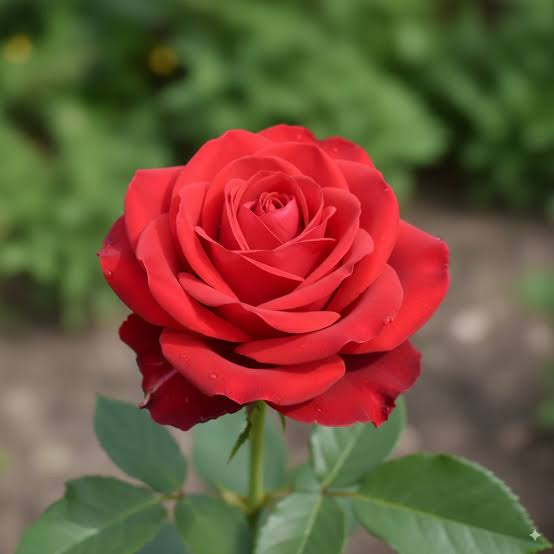
#> input picture input/images.jpg, 554 x 554 px
$ python prewitt.py   (older library calls are emulated)
#> lines starting #> are read from the running program, lines starting #| are printed output that depends on the picture; after the words box and inside, x2 and y2 are one past the last pixel; in counts of white or black regions, pixels touching at a corner belong together
### chon_anh.py
"""
Module dùng chung: chọn ảnh bằng hộp thoại và lưu ảnh an toàn.
Các file khác chỉ cần:  from chon_anh import chon_anh, luu_anh
"""
import os
import numpy as np
import cv2
import tkinter as tk
from tkinter import filedialog


def chon_anh(title="Chọn ảnh", mode=cv2.IMREAD_COLOR):
    """Mở hộp thoại cho người dùng chọn ảnh, trả về (ảnh, đường dẫn).

    - mode = cv2.IMREAD_COLOR      -> ảnh màu BGR
    - mode = cv2.IMREAD_GRAYSCALE  -> ảnh xám
    """
#> called with title = 'Chọn ảnh để phát hiện cạnh Prewitt', mode = 1
    # Tạo cửa sổ tkinter ẩn, chỉ dùng để hiện hộp thoại chọn file
    root = tk.Tk()
    root.withdraw()
    root.attributes("-topmost", True)  # đưa hộp thoại lên trên cùng

    path = filedialog.askopenfilename(
        title=title,
        filetypes=[("Ảnh", "*.jpg *.jpeg *.png *.bmp *.webp"),
                   ("Tất cả", "*.*")],
    )
#> the answer given: input/images.jpg
    root.destroy()

    # Người dùng bấm Cancel -> dừng chương trình
    if not path:
        raise SystemExit("Bạn chưa chọn ảnh!")

    # cv2.imread không đọc được đường dẫn có dấu tiếng Việt,
    # nên đọc bằng np.fromfile rồi giải mã bằng cv2.imdecode
    img = cv2.imdecode(np.fromfile(path, dtype=np.uint8), mode)
#> img is the input picture: shape (554, 554, 3); mean B, G, R 59.3, 83.7, 114.5
    if img is None:
        raise SystemExit(f"Không đọc được ảnh: {path}")

    return img, path


def luu_anh(ten_file, img, thu_muc="results"):
    """Lưu ảnh vào thư mục (tự tạo nếu chưa có). Hỗ trợ đường dẫn Unicode."""
    os.makedirs(thu_muc, exist_ok=True)
    duong_dan = os.path.join(thu_muc, ten_file)
    ext = os.path.splitext(ten_file)[1] or ".png"
    ok, buf = cv2.imencode(ext, img)
    if ok:
        buf.tofile(duong_dan)
        print(f"Đã lưu: {duong_dan}")
    return duong_dan

### prewitt.py
import cv2
import numpy as np
from chon_anh import chon_anh, luu_anh

# BƯỚC 1: Chọn ảnh và chuyển sang ảnh xám (phát hiện cạnh làm trên ảnh xám)
img, path = chon_anh("Chọn ảnh để phát hiện cạnh Prewitt")
#> path = 'input/images.jpg'
gray = cv2.cvtColor(img, cv2.COLOR_BGR2GRAY)

# BƯỚC 2: Hai kernel Prewitt
# kernel_x: phát hiện cạnh DỌC (thay đổi theo chiều ngang)
kernel_x = np.array([
    [-1, 0, 1],
    [-1, 0, 1],
    [-1, 0, 1]
], dtype=np.float32)

# kernel_y: phát hiện cạnh NGANG (thay đổi theo chiều dọc)
kernel_y = np.array([
    [-1, -1, -1],
    [ 0,  0,  0],
    [ 1,  1,  1]
], dtype=np.float32)

# BƯỚC 3: Tích chập ảnh với 2 kernel (dùng CV_32F để giữ giá trị âm)
prewitt_x = cv2.filter2D(gray, cv2.CV_32F, kernel_x)
prewitt_y = cv2.filter2D(gray, cv2.CV_32F, kernel_y)

# BƯỚC 4: Độ lớn gradient = sqrt(Gx^2 + Gy^2) -> cạnh theo mọi hướng
prewitt = cv2.magnitude(prewitt_x, prewitt_y)

# BƯỚC 5: Đưa về uint8 (lấy trị tuyệt đối, giới hạn 0..255) để hiển thị
prewitt_x = cv2.convertScaleAbs(prewitt_x)
prewitt_y = cv2.convertScaleAbs(prewitt_y)
prewitt = cv2.convertScaleAbs(prewitt)
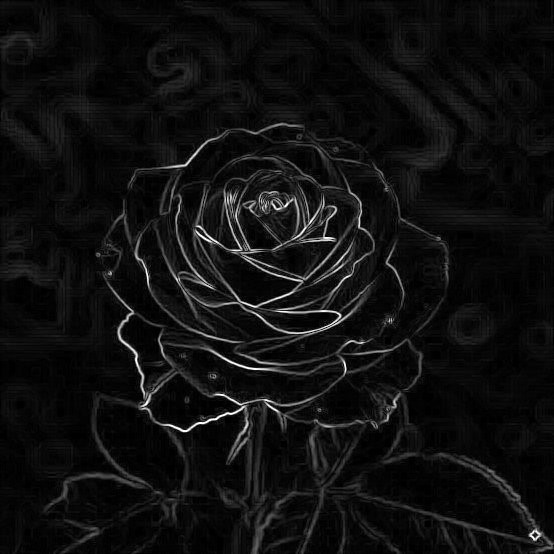
#> prewitt: shape (554, 554); min 0, max 255, mean 15.6

# BƯỚC 6: Resize 4 ảnh về cùng kích thước
size = (400, 300)
img_small = cv2.resize(img, size)
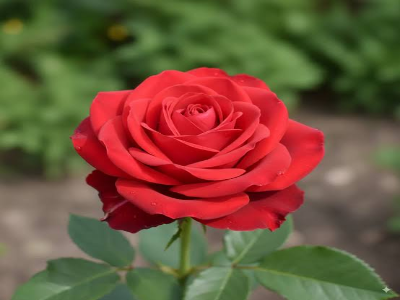
#> img_small: shape (300, 400, 3); mean B, G, R 59.2, 83.6, 114.4
x_small = cv2.resize(prewitt_x, size)
y_small = cv2.resize(prewitt_y, size)
prewitt_small = cv2.resize(prewitt, size)
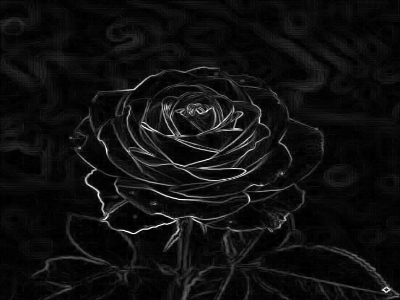
#> prewitt_small: shape (300, 400); min 0, max 255, mean 15.5

# Ảnh xám 1 kênh -> 3 kênh để ghép chung với ảnh màu
x_small = cv2.cvtColor(x_small, cv2.COLOR_GRAY2BGR)
#> x_small: shape (300, 400, 3)
y_small = cv2.cvtColor(y_small, cv2.COLOR_GRAY2BGR)
#> y_small: shape (300, 400, 3)
prewitt_small = cv2.cvtColor(prewitt_small, cv2.COLOR_GRAY2BGR)
#> prewitt_small: shape (300, 400, 3)


# BƯỚC 7: Hàm thêm tiêu đề phía trên mỗi ảnh
def add_label(image, text):
#> called with text = 'Anh goc'
    label = np.zeros((40, image.shape[1], 3), dtype=np.uint8)
    cv2.putText(label, text, (10, 28), cv2.FONT_HERSHEY_SIMPLEX,
                0.7, (255, 255, 255), 2)
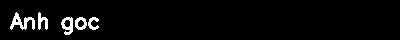
#> label: shape (40, 400, 3); 3.7% white; 5 white regions, box (x1, y1, x2, y2) and area: (10, 12, 35, 30) 193, (61, 17, 73, 35) 129, (38, 12, 48, 30) 98, (75, 17, 87, 30) 94, (88, 17, 99, 30) 78
    return np.vstack((label, image))


img_final = add_label(img_small, "Anh goc")
x_final = add_label(x_small, "Prewitt X")
#> in add_label (call 2), `cv2.putText(label, text, (10, 28), cv2.FONT_HERSHEY_SIMPLEX, 0.7, (255..`: label: shape (40, 400, 3); 4.2% white; 8 white regions (1 under 20 px), largest, box (x1, y1, x2, y2) and area: (68, 12, 85, 30) 136, (12, 12, 25, 30) 113, (96, 12, 109, 30) 111
y_final = add_label(y_small, "Prewitt Y")
#> in add_label (call 3), `cv2.putText(label, text, (10, 28), cv2.FONT_HERSHEY_SIMPLEX, 0.7, (255..`: label: shape (40, 400, 3); 3.9% white; 8 white regions (1 under 20 px), largest, box (x1, y1, x2, y2) and area: (68, 12, 85, 30) 136, (12, 12, 25, 30) 113, (47, 17, 62, 30) 107
prewitt_final = add_label(prewitt_small, "Ket hop Prewitt X va Y")
#> in add_label (call 4), `cv2.putText(label, text, (10, 28), cv2.FONT_HERSHEY_SIMPLEX, 0.7, (255..`: label: shape (40, 400, 3); 9.3% white; 17 white regions (1 under 20 px), largest, box (x1, y1, x2, y2) and area: (166, 12, 183, 30) 136, (85, 17, 97, 35) 114, (110, 12, 123, 30) 113

# BƯỚC 8: Ghép thành lưới 2x2 và thêm tiêu đề lớn
top = np.hstack((img_final, x_final))
bottom = np.hstack((y_final, prewitt_final))
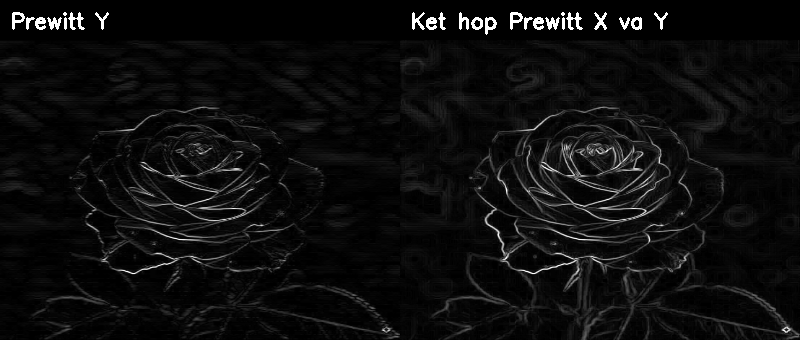
#> bottom: shape (340, 800, 3); min 0, max 255, mean 13.3
result = np.vstack((top, bottom))
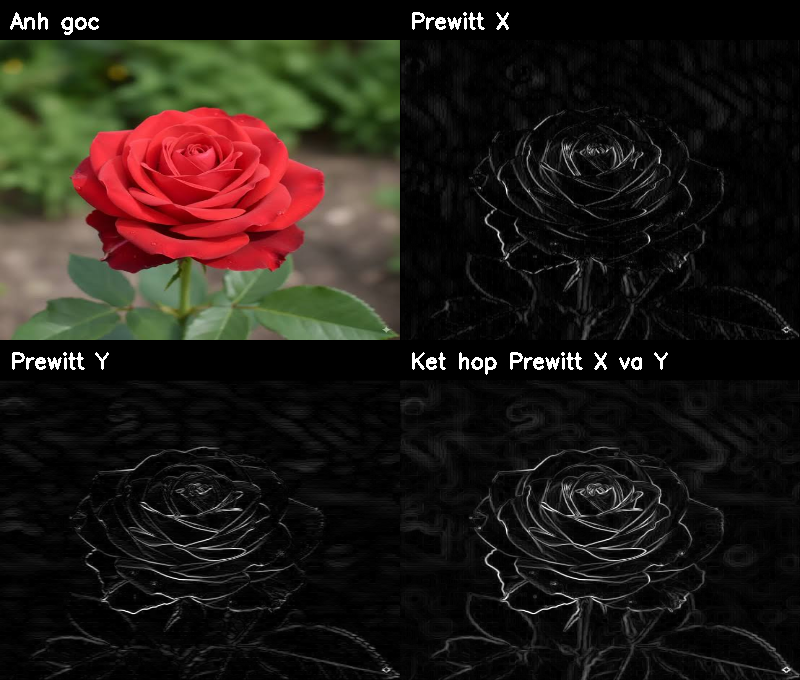
#> result: shape (680, 800, 3); mean B, G, R 22.3, 27.7, 34.5

title = np.zeros((60, result.shape[1], 3), dtype=np.uint8)
cv2.putText(title, "PHAT HIEN CANH BANG PHUONG PHAP PREWITT",
            (20, 40), cv2.FONT_HERSHEY_SIMPLEX, 0.8, (255, 255, 255), 2)
#> title: shape (60, 800, 3); 8.9% white; 31 white regions, largest, box (x1, y1, x2, y2) and area: (553, 22, 585, 42) 314, (245, 22, 260, 42) 186, (591, 22, 618, 42) 173
final_result = np.vstack((title, result))
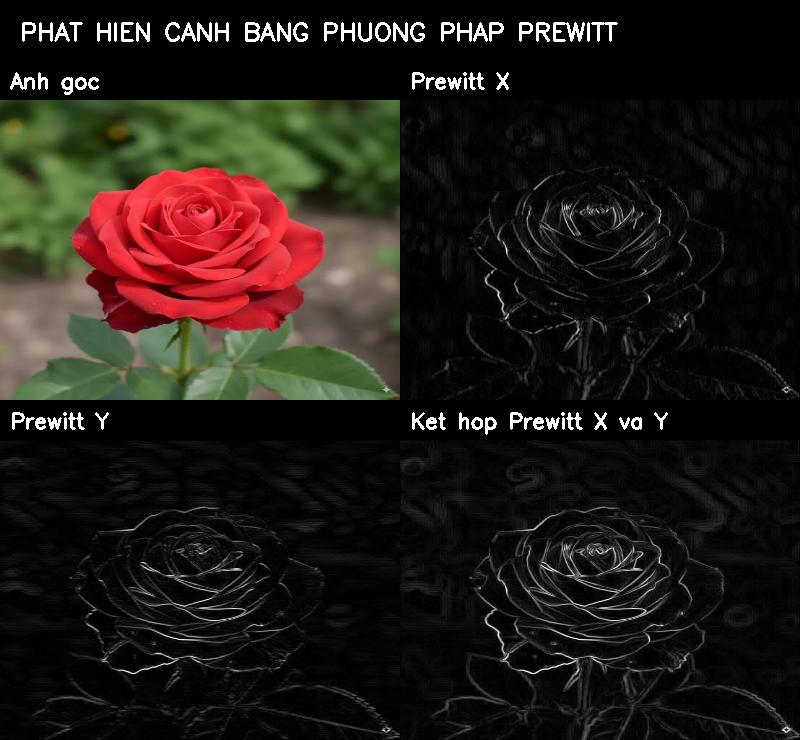
#> final_result: shape (740, 800, 3); mean of channels 0, 1, 2 22.4, 27.3, 33.6; drawn as B, G, R

luu_anh("ketqua_prewitt.png", final_result)

cv2.imshow("Ket qua Prewitt", final_result)
cv2.waitKey(0)
cv2.destroyAllWindows()
